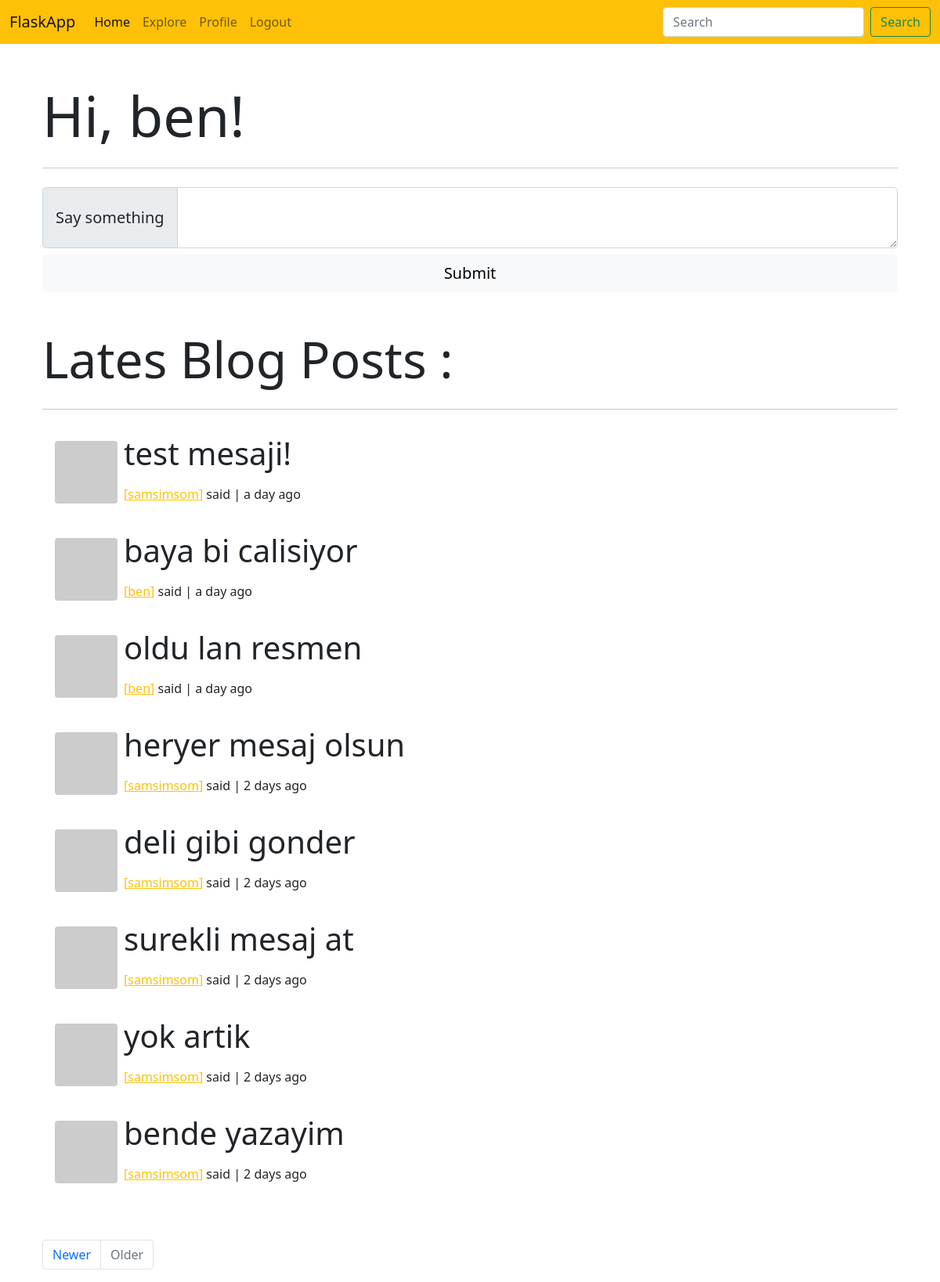
Page /index?page=2 (signed in) on the committed database.
### app/models.py (models this page shows, shortened)
class User(UserMixin, db.Model):
    id = db.Column(db.Integer, primary_key=True)
    username = db.Column(db.String(64), index=True, unique=True)
    email = db.Column(db.String(120), index=True, unique=True)
    password_hash = db.Column(db.String(128))
    about_me = db.Column(db.String(140))
    last_seen = db.Column(db.DateTime, default=datetime.utcnow)
    posts = db.relationship('Post', backref='author', lazy='dynamic')
    followed = db.relationship('User',
                               secondary=followers,
                               primaryjoin=(followers.c.follower_id == id),
                               secondaryjoin=(followers.c.followed_id == id),
                               backref=db.backref('followers', lazy='dynamic'),
                               lazy='dynamic')
    def avatar(self, size):
        digest = md5(self.email.lower().encode('utf-8')).hexdigest()
        return f'https://www.gravatar.com/avatar/{digest}?d=identicon&s={size}'
    def followed_posts(self):
        followed = Post.query.join(
            followers, (followers.c.followed_id == Post.user_id)).filter(
                followers.c.follower_id == self.id)
        return followed.union(self.posts).order_by(Post.timestamp.desc())

class Post(db.Model):
    id = db.Column(db.Integer, primary_key=True)
    body = db.Column(db.String(140))
    timestamp = db.Column(db.DateTime, index=True, default=datetime.utcnow)
    user_id = db.Column(db.Integer, db.ForeignKey('user.id'))

### app/main/routes.py (the view)
@bp.route('/', methods=['GET', 'POST'])
@bp.route('/index', methods=['GET', 'POST'])
@login_required
def index():
    form = PostForm()
    if form.validate_on_submit():
        post = Post(body=form.post.data, author=current_user)
        db.session.add(post)
        db.session.commit()
        flash('Your post is now live!')
        return redirect(url_for('main.index'))
    page = request.args.get('page', 1, type=int)
    posts = current_user.followed_posts().paginate(
        page, current_app.config['POSTS_PER_PAGE'], False)
    next_url = url_for('main.index', page=posts.next_num) \
        if posts.has_next else None
    prev_url = url_for('main.index', page=posts.prev_num) \
        if posts.has_prev else None
    return render_template('index.html',
                           title='Home',
                           user=user,
                           posts=posts.items,
                           next_url=next_url,
                           prev_url=prev_url,
                           form=form)

### app/main/forms.py
class PostForm(FlaskForm):
    post = TextAreaField('Say something',
                         validators=[DataRequired(), Length(min=1, max=140)])
    submit = SubmitField('Submit')

### app/main/routes.py (called while the page is built)
@bp.before_request
def before_request():
    if current_user.is_authenticated:
        current_user.last_seen = datetime.utcnow()
        db.session.commit()

### app/models.py (called while the page is built)
@login.user_loader
def load_user(id):
    return User.query.get(int(id))

### app/templates/index.html (shortened to what this page needs)
{% extends 'base.html' %}
{% block app_content %}
{% if request.url_rule.endpoint == "main.index" %}
<div class="container-fluid">
    <h1 class="display-2">Hi, {{ current_user.username }}!</h1>
    <hr class="my-4">
</div>
{% endif %}
<div class="container-fluid">
    {% if request.url_rule.endpoint == "main.index" %}
    <form action="" method="post">
        <div class="input-group input-group-lg">
        <span class="input-group-text">{{ form.post.label }}</span>
        {{ form.post(class_="form-control") }}
        </div>
        <div class="d-grid gap-2 mt-2">
        {{ form.submit(class_="btn btn-light btn-lg")}}
        </div>
    </form>
    {% endif %}
</div>
<div class="container-fluid mt-5">
    <h1 class="display-3">Lates Blog Posts :</h1>
    <hr class="my-4">
    {% for post in posts %}
        {% include "_post.html" %}
    {% endfor %}
</div>
<div class="container-fluid mt-5">
    {% include "_pagination.html" %}
</div>
{% endblock app_content %}

### app/templates/_post.html
<div class="d-flex bd-highlight p-2 mb-1">
<div class="d-flex flex-row bd-highlight">
  <div class="bd-highlight p-2">
    <img class="rounded" src="{{ post.author.avatar(76) }}">
  </div>
  <div class="bd-highlight">
  <p class="display-6">{{ post.body }}</p>
    <div class="d-flex flex-column bd-highlight align-self-end">
    <div class="bd-highlight">
    <p>
        <a href="{{ url_for('main.user', username=post.author.username) }}" class="link-warning">
        [{{ post.author.username }}]</a> said | {{ moment(post.timestamp).fromNow() }}
    </p>
    </div>
    </div>
  </div>
</div>
</div>

### rows in the picture
User: username "ben"
Post: body "test mesaji!", author.username "samsimsom", timestamp "a day ago"
Post: body "baya bi calisiyor", author.username "ben", timestamp "a day ago"
Post: body "oldu lan resmen", author.username "ben", timestamp "a day ago"
Post: body "heryer mesaj olsun", author.username "samsimsom", timestamp "2 days ago"
Post: body "deli gibi gonder", author.username "samsimsom", timestamp "2 days ago"
Post: body "surekli mesaj at", author.username "samsimsom", timestamp "2 days ago"
Post: body "yok artik", author.username "samsimsom", timestamp "2 days ago"
Post: body "bende yazayim", author.username "samsimsom", timestamp "2 days ago"
